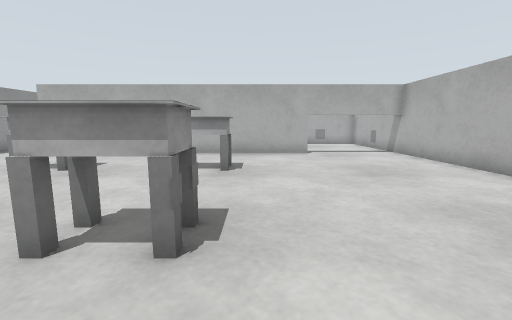
View 1 (above)

19 first-person views from a walk through a Gazebo world. The camera is 0.13 m above the floor, tilts 8° down and sees 90° across. The floor is counted in squares, 0.1 m on a side. Each view is taken from the middle of a square. On the plan, view 1 faces up. The plan holds only what a view shows up to about 13 squares ahead; the rest is blank. The place goes on beyond the plan.

View 2
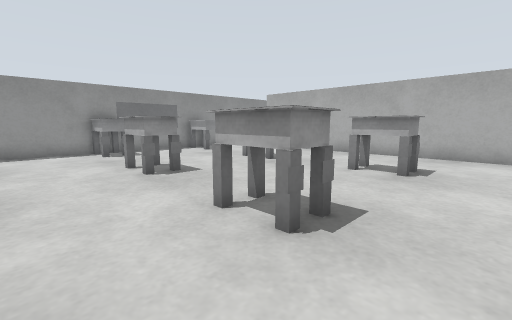

View 3
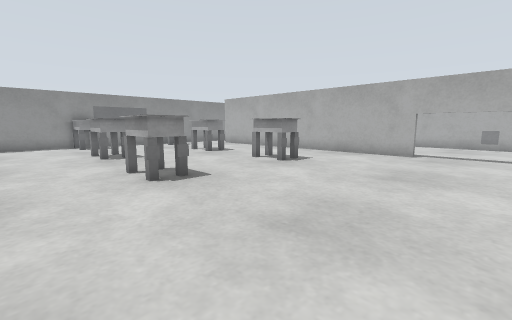

View 4
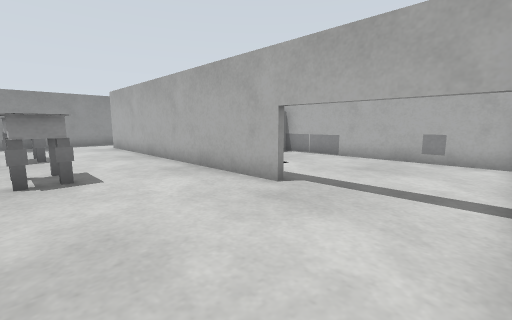

View 5
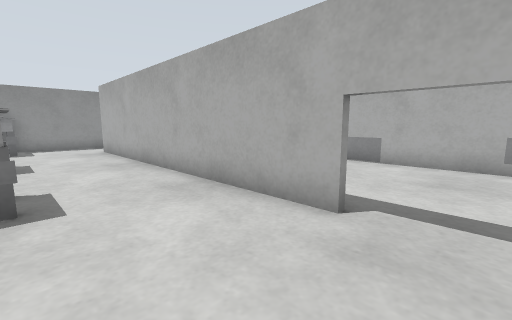

View 6
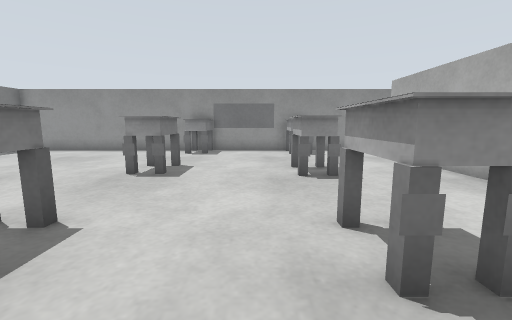

View 7
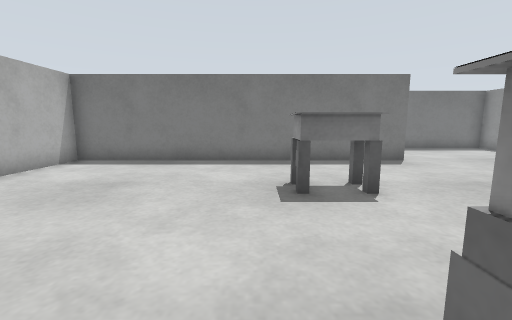

View 8
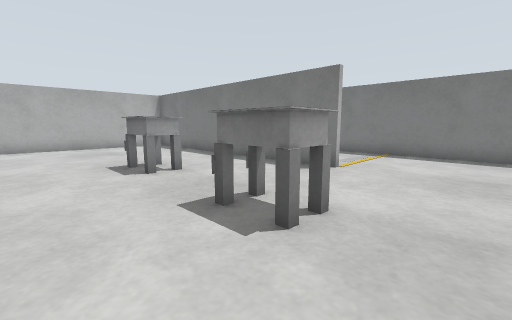

View 9
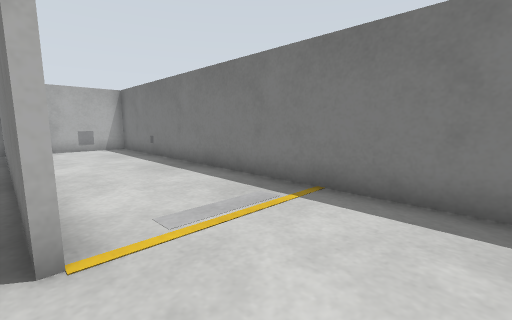

View 10
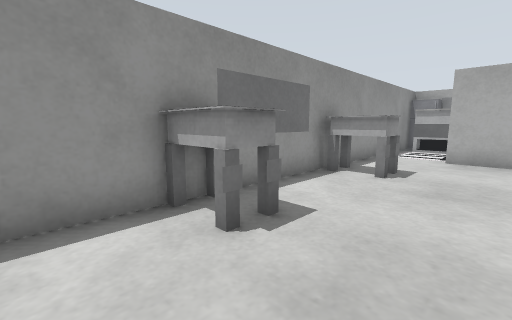

View 11
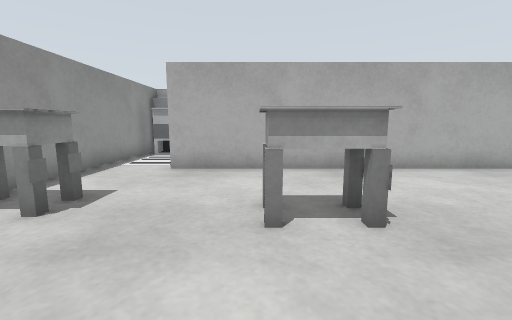

View 12
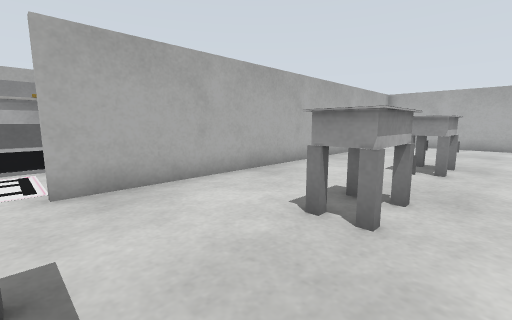

View 13
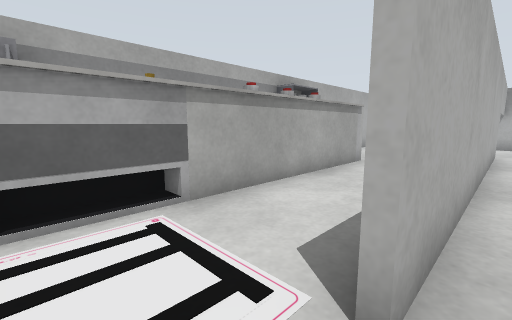

View 14
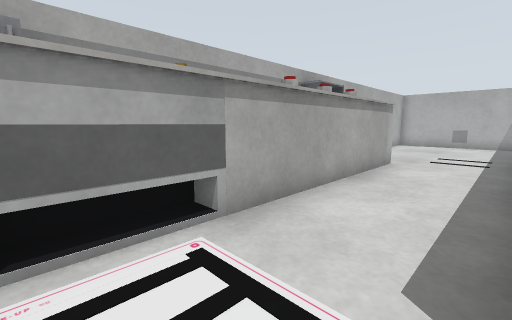

View 15
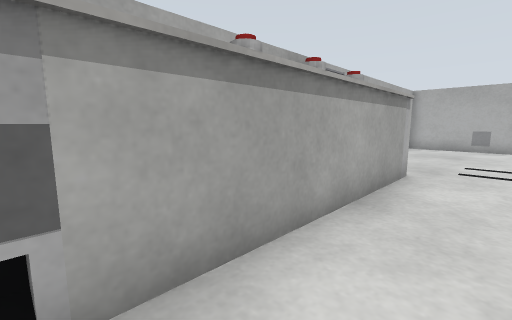

View 16
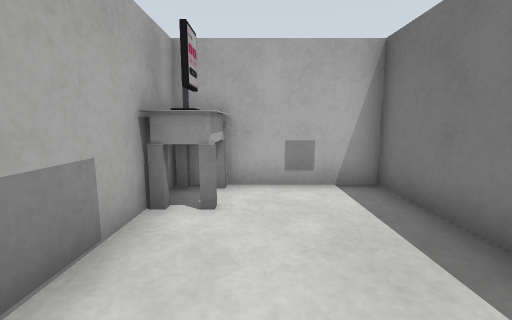

View 17
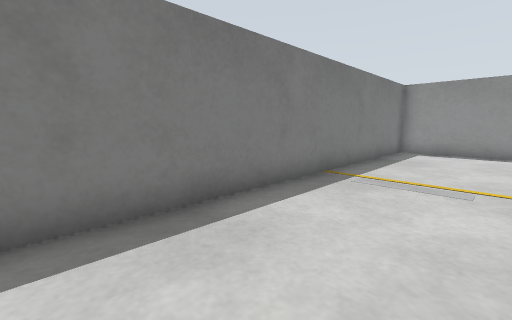

View 18
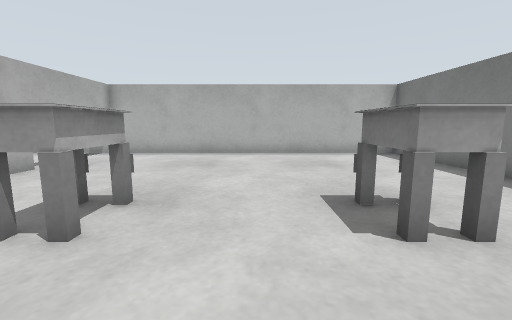

View 19
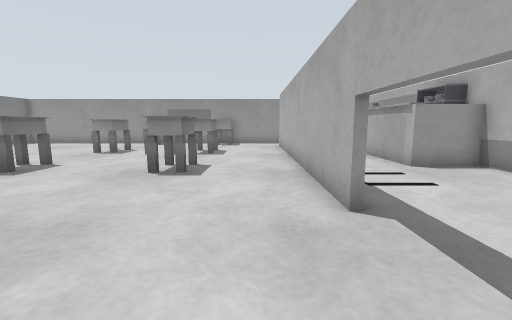

### Floor plan
Key: @ floor where view 1 was taken; # wall or solid block; . floor; T thing the floor can be seen under or through; B white box; F fridge; G grey box; C white cylinder; L black box; O other object.
Columns run from 12 left of view 1 to 7 right of it. Each row starts with its distance up from view 1.
 17  F       G#OO###O###
 16 #O       O#........#
 15 #BB  CCO  #........#
 14 #..................#
 13 #..................#
 12 #..#########TTTTTTT#
 11 #..................#
 10 #..................#
  9 #..................#
  8 #OO..OO...OO.......#
  7 #....OB...BB.......#
  6 O..................#
  5 O..................#
  4 #B.................#
  3 #O...BB...BB.......#
  2 #..................#
  1 #..................#
  0 #...........@......#
 -1 #......########O####
 -2 #................LO#
 -3 #.................O#
 -4 #..................#
 -5 #..................#
 -6 ####################

Where each view was taken, in squares from view 1:
view 1: 0 up, 0 right, facing up
view 2: 0 up, 1 right, facing up-left
view 3: 0 up, 5 right, facing up-left
view 4: 7 up, 6 right, facing up-left
view 5: 8 up, 4 right, facing up-left
view 6: 6 up, 1 right, facing left
view 7: 8 up, 0 right, facing down
view 8: 6 up, 9 left, facing down-right
view 9: 1 down, 8 left, facing down-right
view 10: 1 up, 8 left, facing up-left
view 11: 4 up, 7 left, facing up
view 12: 6 up, 10 left, facing up-right
view 13: 11 up, 11 left, facing up-right
view 14: 12 up, 11 left, facing up-right
view 15: 13 up, 9 left, facing up-right
view 16: 3 down, 1 right, facing right
view 17: 2 down, 1 right, facing down-left
view 18: 5 up, 5 left, facing right
view 19: 10 up, 6 right, facing left
